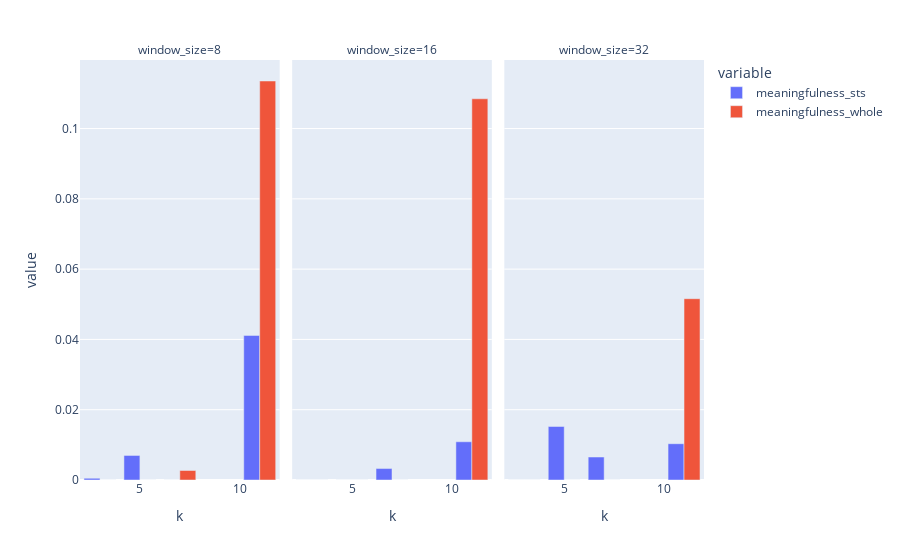

Write notebook code for a chart like this one.
### Code cell
n = 1
r = 3
ks = np.array([3,5,7,11])
ws = np.array([8,16,32])

meaningfulness_sts = []
meaningfulness_whole = []
random_walk = create_random_walk(np_spx_short)

print("n: "+str(n)+", r: "+str(r))
for k in ks:
    for w in ws:
        sts,whole = calculate_kmeans_meaningfulness(ts=np_spx_short, random_walk=random_walk, n=n, k=k, w=w, r=r)
        meaningfulness_sts.append([w,k,sts])
        meaningfulness_whole.append([w,k,whole])
        print("k="+str(k)+", w="+str(w)+" -- STS: "+str(sts)+", Whole: "+str(whole)+"")

df_sts = pd.DataFrame(meaningfulness_sts, columns=['window_size','k','meaningfulness_sts'])
df_whole = pd.DataFrame(meaningfulness_whole, columns=['window_size','k','meaningfulness_whole'])

join_keys = ['window_size','k']
df_meaningfulness = pd.merge(left=df_sts, right=df_whole, right_on=join_keys, left_on=join_keys)
display(df_meaningfulness)

df = df_meaningfulness.melt(id_vars=['window_size', 'k'])
px.bar(df, x='k', y='value', color='variable', barmode='group', facet_col='window_size')

### Figure 1 — Plotly figure (JSON) as saved in the notebook; plotly's stock layout.template omitted (floating-point values rounded to 4 significant figures)
{"data": [{"alignmentgroup": "True", "hovertemplate": "variable=meaningfulness_sts<br>window_size=8<br>k=%{x}<br>value=%{y}<extra></extra>", "legendgroup": "meaningfulness_sts", "marker": {"color": "#636efa"}, "name": "meaningfulness_sts", "offsetgroup": "meaningfulness_sts", "orientation": "v", "showlegend": true, "textposition": "auto", "type": "bar", "x": [3, 5, 7, 11], "xaxis": "x", "y": [0.0004906, 0.007007, 1.102e-16, 0.04114], "yaxis": "y"}, {"alignmentgroup": "True", "hovertemplate": "variable=meaningfulness_sts<br>window_size=16<br>k=%{x}<br>value=%{y}<extra></extra>", "legendgroup": "meaningfulness_sts", "marker": {"color": "#636efa"}, "name": "meaningfulness_sts", "offsetgroup": "meaningfulness_sts", "orientation": "v", "showlegend": false, "textposition": "auto", "type": "bar", "x": [3, 5, 7, 11], "xaxis": "x2", "y": [1.312e-16, 3.542e-16, 0.003256, 0.01087], "yaxis": "y2"}, {"alignmentgroup": "True", "hovertemplate": "variable=meaningfulness_sts<br>window_size=32<br>k=%{x}<br>value=%{y}<extra></extra>", "legendgroup": "meaningfulness_sts", "marker": {"color": "#636efa"}, "name": "meaningfulness_sts", "offsetgroup": "meaningfulness_sts", "orientation": "v", "showlegend": false, "textposition": "auto", "type": "bar", "x": [3, 5, 7, 11], "xaxis": "x3", "y": [2.823e-17, 0.01523, 0.006535, 0.01032], "yaxis": "y3"}, {"alignmentgroup": "True", "hovertemplate": "variable=meaningfulness_whole<br>window_size=8<br>k=%{x}<br>value=%{y}<extra></extra>", "legendgroup": "meaningfulness_whole", "marker": {"color": "#EF553B"}, "name": "meaningfulness_whole", "offsetgroup": "meaningfulness_whole", "orientation": "v", "showlegend": true, "textposition": "auto", "type": "bar", "x": [3, 5, 7, 11], "xaxis": "x", "y": [2.341e-16, 3.456e-16, 0.002699, 0.1135], "yaxis": "y"}, {"alignmentgroup": "True", "hovertemplate": "variable=meaningfulness_whole<br>window_size=16<br>k=%{x}<br>value=%{y}<extra></extra>", "legendgroup": "meaningfulness_whole", "marker": {"color": "#EF553B"}, "name": "meaningfulness_whole", "offsetgroup": "meaningfulness_whole", "orientation": "v", "showlegend": false, "textposition": "auto", "type": "bar", "x": [3, 5, 7, 11], "xaxis": "x2", "y": [1.791e-16, 1.32e-15, 8.762e-16, 0.1085], "yaxis": "y2"}, {"alignmentgroup": "True", "hovertemplate": "variable=meaningfulness_whole<br>window_size=32<br>k=%{x}<br>value=%{y}<extra></extra>", "legendgroup": "meaningfulness_whole", "marker": {"color": "#EF553B"}, "name": "meaningfulness_whole", "offsetgroup": "meaningfulness_whole", "orientation": "v", "showlegend": false, "textposition": "auto", "type": "bar", "x": [3, 5, 7, 11], "xaxis": "x3", "y": [2.562e-16, 9.389e-16, 9.62e-16, 0.05158], "yaxis": "y3"}], "layout": {"annotations": [{"font": {}, "showarrow": false, "text": "window_size=8", "x": 0.16, "xanchor": "center", "xref": "paper", "y": 1.0, "yanchor": "bottom", "yref": "paper"}, {"font": {}, "showarrow": false, "text": "window_size=16", "x": 0.5, "xanchor": "center", "xref": "paper", "y": 1.0, "yanchor": "bottom", "yref": "paper"}, {"font": {}, "showarrow": false, "text": "window_size=32", "x": 0.84, "xanchor": "center", "xref": "paper", "y": 1.0, "yanchor": "bottom", "yref": "paper"}], "barmode": "group", "legend": {"title": {"text": "variable"}, "tracegroupgap": 0}, "margin": {"t": 60}, "xaxis": {"anchor": "y", "domain": [0.0, 0.32], "title": {"text": "k"}}, "xaxis2": {"anchor": "y2", "domain": [0.34, 0.66], "matches": "x", "title": {"text": "k"}}, "xaxis3": {"anchor": "y3", "domain": [0.68, 1.0], "matches": "x", "title": {"text": "k"}}, "yaxis": {"anchor": "x", "domain": [0.0, 1.0], "title": {"text": "value"}}, "yaxis2": {"anchor": "x2", "domain": [0.0, 1.0], "matches": "y", "showticklabels": false}, "yaxis3": {"anchor": "x3", "domain": [0.0, 1.0], "matches": "y", "showticklabels": false}}}
